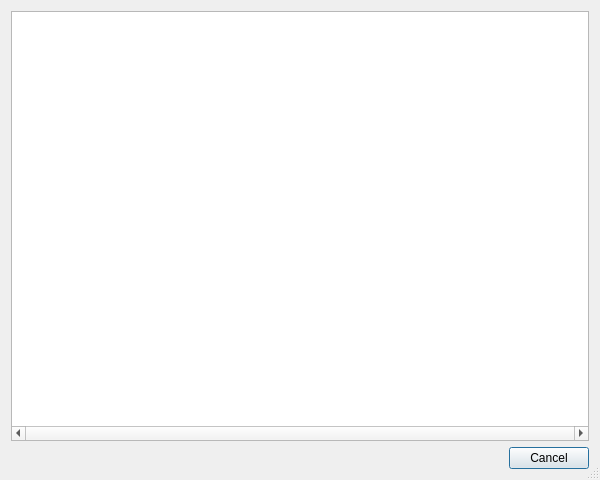
<?xml version="1.0" encoding="UTF-8"?>
<ui version="4.0">
 <class>AddFoundFilesDialog</class>
 <widget class="QDialog" name="AddFoundFilesDialog">
  <property name="geometry">
   <rect>
    <x>0</x>
    <y>0</y>
    <width>600</width>
    <height>480</height>
   </rect>
  </property>
  <property name="windowTitle">
   <string>Add found files to project</string>
  </property>
  <property name="toolTip">
   <string>Adds the found files to the current project.</string>
  </property>
  <property name="sizeGripEnabled">
   <bool>true</bool>
  </property>
  <layout class="QVBoxLayout">
   <item>
    <widget class="QListWidget" name="fileList">
     <property name="toolTip">
      <string>List of found files.</string>
     </property>
     <property name="horizontalScrollBarPolicy">
      <enum>Qt::ScrollBarAlwaysOn</enum>
     </property>
     <property name="alternatingRowColors">
      <bool>true</bool>
     </property>
     <property name="selectionMode">
      <enum>QAbstractItemView::ExtendedSelection</enum>
     </property>
     <property name="selectionBehavior">
      <enum>QAbstractItemView::SelectRows</enum>
     </property>
    </widget>
   </item>
   <item>
    <widget class="QDialogButtonBox" name="buttonBox">
     <property name="orientation">
      <enum>Qt::Horizontal</enum>
     </property>
     <property name="standardButtons">
      <set>QDialogButtonBox::Cancel</set>
     </property>
    </widget>
   </item>
  </layout>
 </widget>
 <layoutdefault spacing="6" margin="11"/>
 <pixmapfunction>qPixmapFromMimeSource</pixmapfunction>
 <resources/>
 <connections>
  <connection>
   <sender>buttonBox</sender>
   <signal>rejected()</signal>
   <receiver>AddFoundFilesDialog</receiver>
   <slot>reject()</slot>
   <hints>
    <hint type="sourcelabel">
     <x>145</x>
     <y>458</y>
    </hint>
    <hint type="destinationlabel">
     <x>148</x>
     <y>476</y>
    </hint>
   </hints>
  </connection>
 </connections>
</ui>
